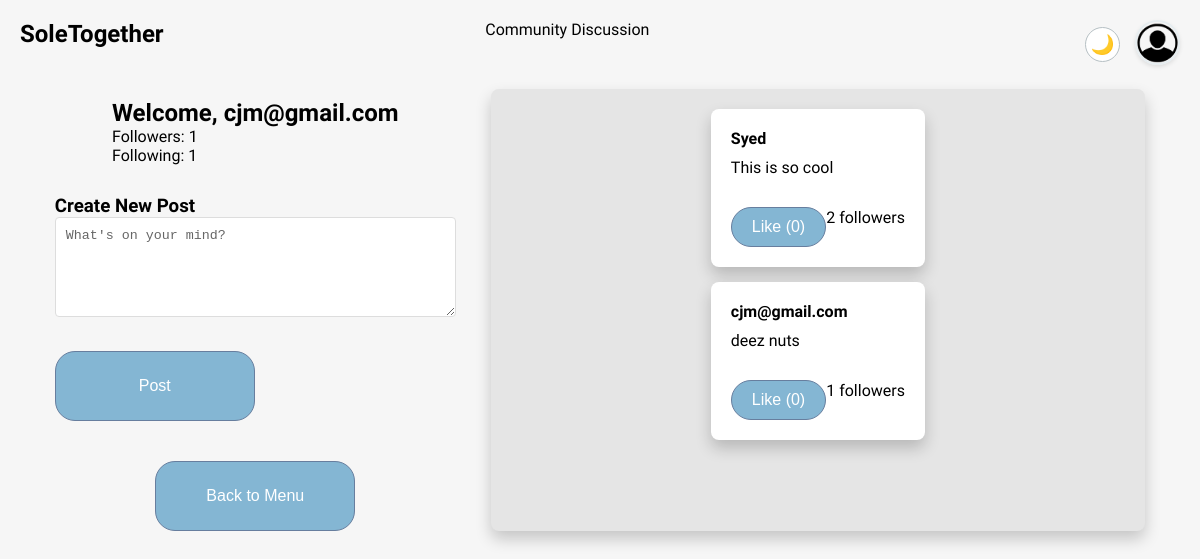
/discussion (signed in), run on an earlier commit of the app's database.
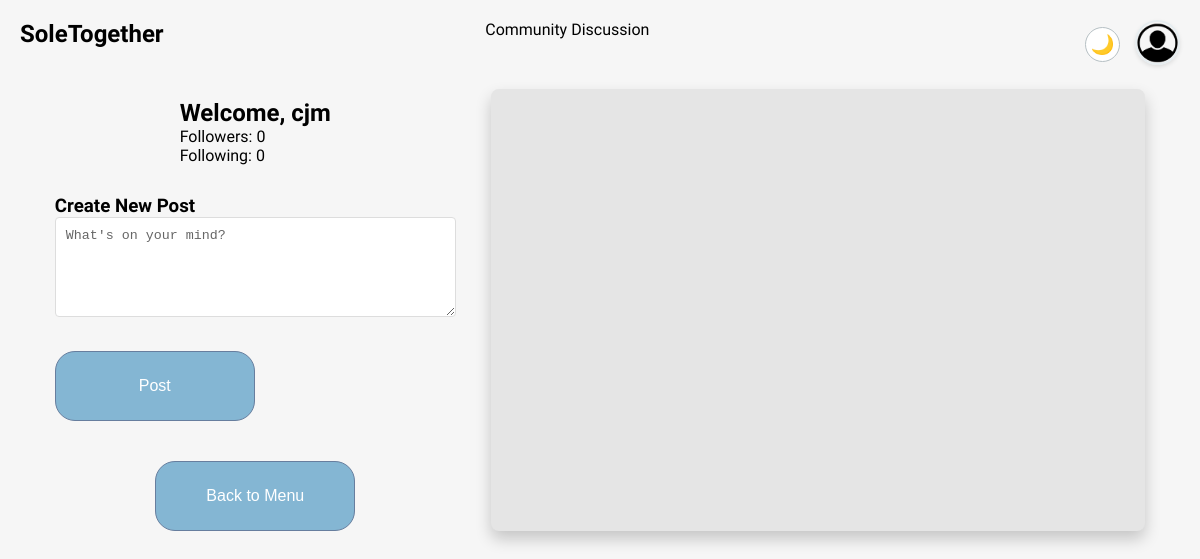
And on a later commit of the database.
### tables this page shows
CREATE TABLE DiscussionEntry (
    DiscussionEntryID INTEGER PRIMARY KEY AUTOINCREMENT,
    Body TEXT,
    Username TEXT NOT NULL,
    Likes INT DEFAULT 0,
    FOREIGN KEY (Username) REFERENCES Client(Username)
);

### main.py (the view)
@app.route('/discussion', methods=['GET'])
def view_discussion():
    if 'username' not in session:
        return redirect(url_for('login'))
    conn = get_db()
    dbCursor = conn.cursor()
    entries = logic.get_discussion_entries(dbCursor)
    user_stats = logic.get_user_stats(dbCursor, session['username'])
    return render_template(
        'discussion.html',
        entries=entries,
        current_user=session['username'],
        user_stats=user_stats
    )

### logic.py (called while the page is built)
def get_discussion_entries(dbCursor, limit=50):
    query = """
        SELECT de.DiscussionEntryID, de.Body, de.Username, de.Likes,
               COUNT(DISTINCT f.FollowerUsername) as FollowerCount
        FROM DiscussionEntry de
        LEFT JOIN Follows f ON de.Username = f.FollowingUsername
        GROUP BY de.DiscussionEntryID
        ORDER BY de.DiscussionEntryID DESC
        LIMIT ?
    """
    try:
        dbCursor.execute(query, (limit,))
        return dbCursor.fetchall()
    except Exception as e:
        print(f"Error fetching discussion entries: {e}")
        return []

def get_user_stats(dbCursor, username):
    try:
        follower_query = """
            SELECT COUNT(*) FROM Follows
            WHERE FollowingUsername = ?
        """
        dbCursor.execute(follower_query, (username,))
        follower_count = dbCursor.fetchone()[0]
        following_query = """
            SELECT COUNT(*) FROM Follows
            WHERE FollowerUsername = ?
        """
        dbCursor.execute(following_query, (username,))
        following_count = dbCursor.fetchone()[0]
        return {
            'followers': follower_count,
            'following': following_count
        }
    except Exception as e:
        print(f"Error getting user stats: {e}")
        return {'followers': 0, 'following': 0}

### main.py (called while the page is built)
def get_db():
    if 'db' not in g:
        g.db = sqlite3.connect(db_path, check_same_thread=False)
    return g.db

### templates/discussion.html (shortened to what this page needs)
<!DOCTYPE html>
<html>
<head>
    <link rel="stylesheet" href="static/app.css"/>
</head>
<body>
    <div class="top-of-menu">
        <a href="/menu" style="text-decoration: none; color: var(--text-primary);">
            <h2>SoleTogether</h2>
        </a>
        <p>Community Discussion</p>
        <div class="top-right-controls">
            <button id="theme-toggle" class="theme-btn">
                <span id="theme-icon">🌙</span>
            </button>
            <a href="{{ url_for('view_profile', username=session.username) }}">
                <img class="profile-icon" src="{{ url_for('static', filename='prof.jpeg') }}" alt="profile icon" style="cursor: pointer;">
            </a>
        </div>
    </div>
    <div class="discussion-container">
        <div class="left-column">
            <div class="user-stats">
                <h2>Welcome, {{ current_user }}</h2>
                <p>Followers: {{ user_stats.followers }}</p>
                <p>Following: {{ user_stats.following }}</p>
            </div>
            <div class="create-post">
                <h3>Create New Post</h3>
                <form id="postForm" onsubmit="createPost(event)">
                    <textarea name="body" required placeholder="What's on your mind?"></textarea>
                    <button type="submit" class="btn">Post</button>
                </form>
            </div>
            <div class = "menu-button-container">
                <form action="/menu" method="GET">
                    <button class="btn">Back to Menu</button>
                </form>
            </div>
        </div>
        <div class="column general-discussion-box">
            <div class="entries">
                {% for entry in entries %}
                <div class="general-discussion-entry entry" data-id="{{ entry[0] }}">
                    <div class="entry-header">
                        <a href="{{ url_for('view_profile', username=entry[2]) }}" style="text-decoration: none; color: var(--text-primary);">
                            <strong>{{ entry[2] }} </strong>
                        </a>
                    </div>
                    <p>{{ entry[1] }}</p>
                    <div class="entry-footer">
                        <button class="btn" onclick="toggleLike('{{entry[0]}}')">
                            Like ({{ entry[3] }})
                        </button>
                        <span>{{ entry[4] }} followers</span>
                    </div>
                </div>
                {% endfor %}
            </div>
        </div>
    </div>
</body>
</html>

### static/app.css (style rules this page uses)
* { margin: 0; padding: 0; box-sizing: border-box; }
body { margin: 20px; font-family: "Plus Jakarta Sans", sans-serif; font-size: 1rem; background-color: rgb(246, 246, 246); }
html { font-size: 16px; scroll-behavior: smooth; }
.btn { padding: 10px 20px; font-size: 1rem; background-color: rgb(132, 182, 211); color: white; border-radius: 20px; cursor: pointer; border: 1.5px solid rgb(103, 126, 158); margin-top: 20px; }
.top-of-menu { display: flex; justify-content: space-between; margin-bottom: 20px; }
.top-of-menu p { transform: translateX(-57px); }
.profile-icon { border-radius: 10px; height: 40px; width: 40px; }
.discussion-container { display: flex; justify-content: space-between; }
.left-column { display: flex; flex: 1; margin-left: 3%; max-width: fit-content; align-items: center; flex-direction: column; }
.column { display: flex; flex: 1; align-items: center; flex-direction: column; }
.left-column button { width: 200px; height: 70px; }
.menu-button-container { align-items: flex-start; display: flex; gap: 10px; }
.general-discussion-box { margin-left: 3%; margin-right: 3%; display: flex; grid-gap: 15px; width: 100%; padding: 20px; background-color: #e5e5e5; border-radius: 8px; box-sizing: border-box; box-shadow: 0px 8px 16px 0px rgba(0, 0, 0, 0.2); }
.profile-icon { width: 45px; height: 45px; border-radius: 50%; border: 2px solid #e6edf0; box-shadow: 0 2px 4px rgba(0, 0, 0, 0.1); cursor: pointer; transition: transform 0.2s ease; }
:root { --background-primary: rgb(246, 246, 246); --background-secondary: #ffffff; --background-tertiary: #e5e5e5; --text-primary: #000000; --text-secondary: #666666; --accent-color: rgb(132, 182, 211); --border-color: #b6c0c4; --shadow-color: rgba(94, 94, 94, 0.2); --card-background: #ffffff; --card-hover: #f7f7f7; }
body { background-color: var(--background-primary); color: var(--text-primary); }
.top-right-controls { display: flex; align-items: center; gap: 15px; }
.theme-btn { background: none; border: none; cursor: pointer; font-size: 1.2rem; padding: 5px; display: flex; align-items: center; justify-content: center; border-radius: 50%; width: 35px; height: 35px; background-color: var(--background-secondary); border: 1px solid var(--border-color); transition: transform 0.2s ease; }
.general-discussion-box { background-color: var(--background-tertiary); }
input, textarea { background-color: var(--card-background); color: var(--text-primary); border-color: var(--border-color); }
input::placeholder, textarea::placeholder { color: var(--text-secondary); }
* { transition: background-color 0.3s ease, color 0.3s ease; }

### templates/discussion.html (style rules this page uses)
.user-stats { margin-bottom: 20px; padding: 10px; }
.create-post { margin-bottom: 20px; }
.create-post textarea { width: 100%; min-height: 100px; margin-bottom: 10px; padding: 10px; border: 1px solid #ddd; border-radius: 4px; }

What changed in the data, as far as the page shows it:
removed DiscussionEntry: Username "cjm@gmail.com", Body "deez nuts", Likes "0", DiscussionEntryID "1"
removed DiscussionEntry: Username "Syed", Body "This is so cool", Likes "0", DiscussionEntryID "2"
Also different on the page:
{{ current_user }}: (not shown) → "cjm"
{{ user_stats.followers }}: "1" → "0"
{{ user_stats.following }}: "1" → "0"
